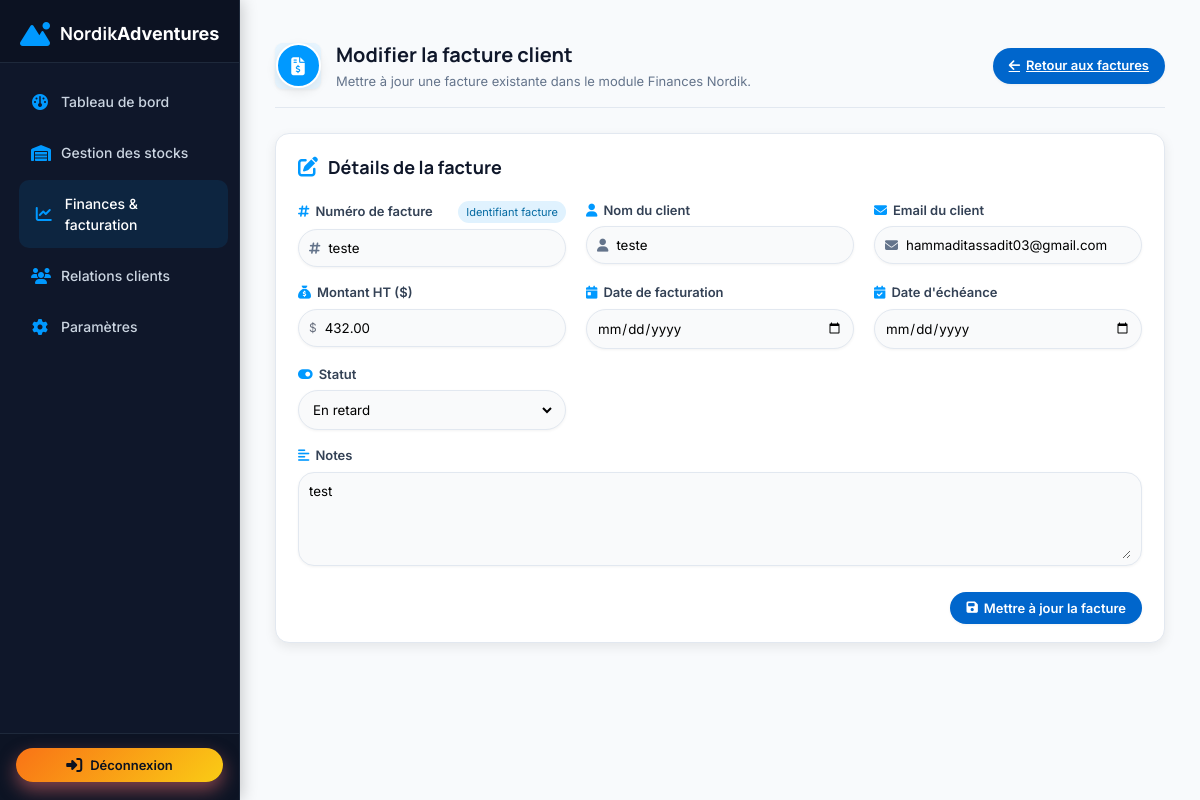
Screenshot of /finances/factures/5/modifier/ with the database file from the repository.
### finances/models.py (models this page shows, shortened)
class Invoice(TimeStampedModel):
    STATUS_PAID = "paid"
    STATUS_PENDING = "pending"
    STATUS_OVERDUE = "overdue"
    STATUS_CANCELLED = "cancelled"
    STATUS_CHOICES = [
        (STATUS_PAID, "Payée"),
        (STATUS_PENDING, "En attente"),
        (STATUS_OVERDUE, "En retard"),
        (STATUS_CANCELLED, "Annulée"),
    ]
    invoice_number = models.CharField("Numéro de facture", max_length=50, unique=True)
    client = models.ForeignKey(
        "clients.Client",
        verbose_name="Client",
        on_delete=models.PROTECT,
        related_name="invoices",
        null=True,
        blank=True,
    )
    client_name = models.CharField("Nom du client", max_length=255, blank=True)
    client_email = models.EmailField("Email du client", blank=True)
    amount = models.DecimalField("Montant HT ($)", max_digits=10, decimal_places=2)
    tps = models.DecimalField("TPS (5%)", max_digits=10, decimal_places=2, default=0)
    tvq = models.DecimalField("TVQ (9.975%)", max_digits=10, decimal_places=2, default=0)
    total_amount = models.DecimalField("Montant TTC ($)", max_digits=10, decimal_places=2)
    invoice_date = models.DateField("Date de facturation")
    due_date = models.DateField("Date d'échéance")
    status = models.CharField(
        "Statut",
        max_length=20,
        choices=STATUS_CHOICES,
        default=STATUS_PENDING,
    )
    notes = models.TextField("Notes", blank=True)
    class Meta:
        verbose_name = "Facture"
        verbose_name_plural = "Factures"
        ordering = ["-invoice_date"]

### finances/views.py (the view)
# urls.py: path("factures/<int:invoice_id>/modifier/", views.invoice_update, name="invoice_update"),
def invoice_update(request, invoice_id):
    invoice = get_object_or_404(Invoice, id=invoice_id)
    if request.method == "POST":
        form = InvoiceForm(request.POST, instance=invoice)
        if form.is_valid():
            invoice = form.save()
            messages.success(request, f"Facture {invoice.invoice_number} mise à jour.")
            return redirect("finances:finances_factures")
    else:
        form = InvoiceForm(instance=invoice)
    return render(
        request,
        "pgi/finance_invoice_form.html",
        {"form": form, "invoice": invoice, "is_edit": True},
    )

### finances/forms.py
class InvoiceForm(forms.ModelForm):
    invoice_date = forms.DateField(
        label="Date de facturation",
        widget=forms.DateInput(attrs={"type": "date"}),
    )
    due_date = forms.DateField(
        label="Date d'échéance",
        widget=forms.DateInput(attrs={"type": "date"}),
    )
    class Meta:
        model = Invoice
        fields = [
            "invoice_number",
            "client_name",
            "client_email",
            "amount",
            "invoice_date",
            "due_date",
            "status",
            "notes",
        ]
        widgets = {
            "notes": forms.Textarea(attrs={"rows": 3}),
        }
    def __init__(self, *args, **kwargs):
        super().__init__(*args, **kwargs)
        for field in self.fields.values():
            css = field.widget.attrs.get("class", "")
            field.widget.attrs["class"] = (css + " pgi-input").strip()
            if not field.widget.attrs.get("placeholder"):
                field.widget.attrs["placeholder"] = field.label

### templates/pgi/finance_invoice_form.html (shortened to what this page needs)
{% load static %}
<!DOCTYPE html>
<html lang="fr">
<head>
  <link rel="stylesheet" href="https://cdnjs.cloudflare.com/ajax/libs/font-awesome/6.4.0/css/all.min.css" />
  <link rel="stylesheet" href="{% static 'style.css' %}">
</head>
<body>
  <aside class="sidebar">
    <div class="sidebar-header">
      <div class="logo">
        <i class="fa-solid fa-mountain-sun"></i>
        <h2>Nordik<span>Adventures</span></h2>
      </div>
    </div>
    <nav class="sidebar-nav">
      <a href="{% url 'pgi:dashboard' %}"><i class="fa-solid fa-gauge"></i><span>Tableau de bord</span></a>
      <a href="{% url 'stocks:stock_list' %}"><i class="fa-solid fa-warehouse"></i><span>Gestion des stocks</span></a>
      <a href="{% url 'finances:finances' %}" class="active"><i class="fa-solid fa-chart-line"></i><span>Finances &amp; facturation</span></a>
      <a href="{% url 'clients:clients' %}"><i class="fa-solid fa-users"></i><span>Relations clients</span></a>
      <a href="{% url 'pgi:settings' %}"><i class="fa-solid fa-gear"></i><span>Paramètres</span></a>
    </nav>
    <div class="sidebar-footer">
      <button class="logout-btn" onclick="window.location.href='{% url "pgi:login" %}'">
        <i class="fa-solid fa-right-to-bracket"></i>
        <span>Déconnexion</span>
      </button>
    </div>
  </aside>
  <main class="main">
    <div class="dashboard-header">
      <div class="user-section">
        <div class="header-icon">
          <i class="fa-solid fa-file-invoice-dollar"></i>
        </div>
        <div>
          <h2>{% if is_edit %}Modifier la facture client{% else %}Nouvelle facture client{% endif %}</h2>
          <p>
            {% if is_edit %}
              Mettre à jour une facture existante dans le module Finances Nordik.
            {% else %}
              Enregistrer une facture manuelle dans le module Finances Nordik.
            {% endif %}
          </p>
        </div>
      </div>
      <div class="header-tools">
        <a href="{% url 'finances:finances_factures' %}" class="add-btn">
          <i class="fa-solid fa-arrow-left"></i> Retour aux factures
        </a>
      </div>
    </div>
    <section class="modern-table form-card">
      <h2><i class="fa-solid fa-pen-to-square"></i> Détails de la facture</h2>
      <form method="post" class="form-grid">
        <div class="pgi-form-group">
          <div class="pgi-label-row">
            <span class="pgi-label-title"><i class="fa-solid fa-hashtag"></i> {{ form.invoice_number.label }}</span>
            <span class="pgi-label-chip">Identifiant facture</span>
          </div>
          <div class="pgi-input-wrapper">
            <i class="fa-solid fa-hashtag"></i>
            {{ form.invoice_number }}
          </div>
        </div>
        <div class="pgi-form-group">
          <div class="pgi-label-row">
            <span class="pgi-label-title"><i class="fa-solid fa-user"></i> {{ form.client_name.label }}</span>
          </div>
          <div class="pgi-input-wrapper">
            <i class="fa-solid fa-user"></i>
            {{ form.client_name }}
          </div>
        </div>
        <div class="pgi-form-group">
          <div class="pgi-label-row">
            <span class="pgi-label-title"><i class="fa-solid fa-envelope"></i> {{ form.client_email.label }}</span>
          </div>
          <div class="pgi-input-wrapper">
            <i class="fa-solid fa-envelope"></i>
            {{ form.client_email }}
          </div>
        </div>
        <div class="pgi-form-group">
          <div class="pgi-label-row">
            <span class="pgi-label-title"><i class="fa-solid fa-sack-dollar"></i> {{ form.amount.label }}</span>
          </div>
          <div class="pgi-input-wrapper">
            <span class="pgi-prefix">$</span>
            {{ form.amount }}
          </div>
        </div>
        <div class="pgi-form-group">
          <div class="pgi-label-row">
            <span class="pgi-label-title"><i class="fa-solid fa-calendar-day"></i> {{ form.invoice_date.label }}</span>
          </div>
          <div class="pgi-input-wrapper">
            {{ form.invoice_date }}
          </div>
        </div>
        <div class="pgi-form-group">
          <div class="pgi-label-row">
            <span class="pgi-label-title"><i class="fa-solid fa-calendar-check"></i> {{ form.due_date.label }}</span>
          </div>
          <div class="pgi-input-wrapper">
            {{ form.due_date }}
          </div>
        </div>
        <div class="pgi-form-group">
          <div class="pgi-label-row">
            <span class="pgi-label-title"><i class="fa-solid fa-toggle-on"></i> {{ form.status.label }}</span>
          </div>
          <div class="pgi-input-wrapper">
            {{ form.status }}
          </div>
        </div>
        <div class="pgi-form-group" style="grid-column: 1 / -1;">
          <div class="pgi-label-row">
            <span class="pgi-label-title"><i class="fa-solid fa-align-left"></i> {{ form.notes.label }}</span>
          </div>
          <div class="pgi-input-wrapper pgi-textarea-wrapper">
            {{ form.notes }}
          </div>
        </div>
        <div class="form-actions">
          <button type="submit" class="add-btn">
            <i class="fa-solid fa-floppy-disk"></i>
            {% if is_edit %}Mettre à jour la facture{% else %}Enregistrer la facture{% endif %}
          </button>
        </div>
      </form>
    </section>
  </main>
</body>
</html>

### rows the page displays
Invoice: invoice_number "teste", client_name "teste", client_email "hammaditassadit03@gmail.com", amount "432.00", status "En retard", notes "test"
